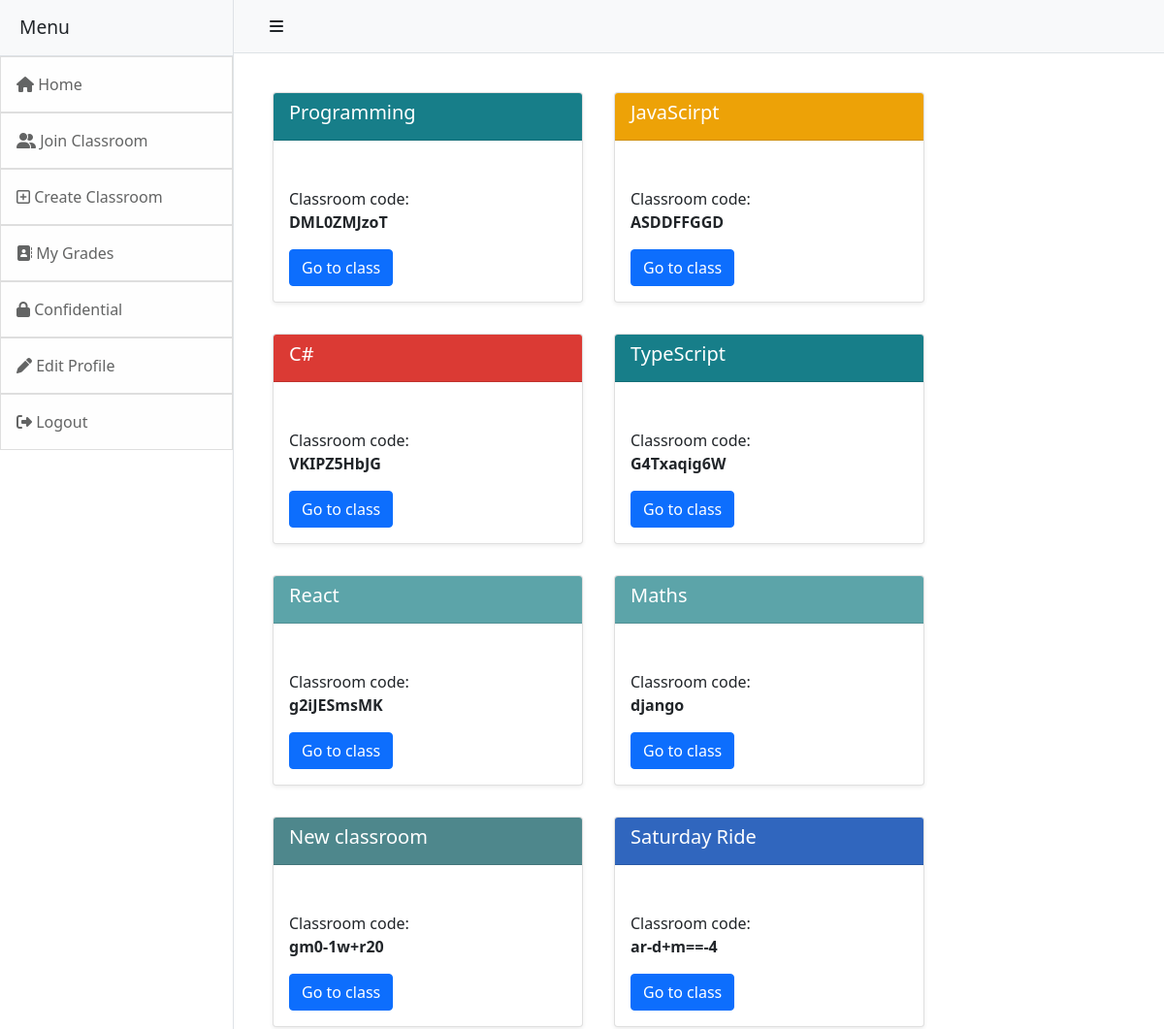
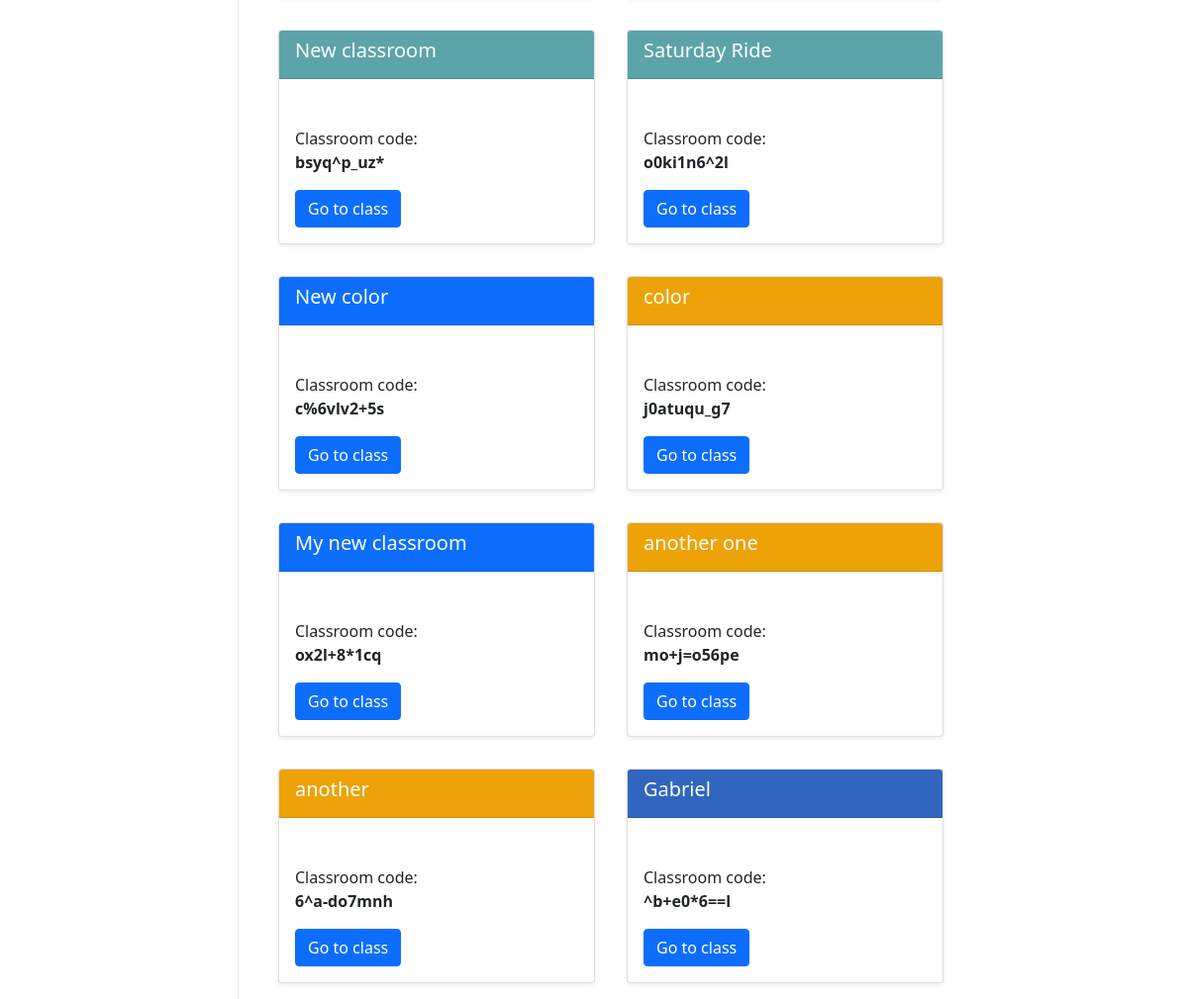
The app's page / (signed in) with its own data (2 pictures, top to bottom).
### classroom/models.py (models this page shows)
class Joined(models.Model):
    user = models.ForeignKey(User, null=True, blank=True,on_delete=models.CASCADE,)
    classroom_code = models.CharField(max_length=200)
    classroom_name = models.CharField(max_length=200)
    classroom_color = models.CharField(max_length=200,null=True, blank=True)

### classroom/views.py (the view)
# urls.py: path('',views.home_page,name='home_page'),
@login_required(login_url='login')
def home_page(request):#the room with the joined rooms
    current_user = request.user.id
    all_rooms = Joined.objects.filter(user = current_user)
    return render(request,'home_page.html',{'all_rooms':all_rooms})

### classroom/templates/home_page.html
{% extends 'base.html' %}
{% block content %}
<br>
<div class="d-flex flex-wrap">
  {% for item in all_rooms %}
    <div class="card shadow-sm bg-body rounded mx-3 my-3" style="width: 20rem;">
      <div class="card-header" style="background-color:{{item.classroom_color}};color:white">
        <h5 class="card-title">{{item.classroom_name}}</h5>
      </div>
      <div class="card-body pt-5">
        <div class="card-text">Classroom code: <p class="fw-bold">{{item.classroom_code}}</p></div>
        <a href='{% url 'room' item.classroom_code %}' class="btn btn-primary">Go to class</a>
      </div>
    </div>
  {% endfor %}
</div>
{% endblock %}

### records on screen
Joined: classroom_name "Programming", classroom_code "DML0ZMJzoT"
Joined: classroom_name "JavaScirpt", classroom_code "ASDDFFGGD"
Joined: classroom_name "C#", classroom_code "VKIPZ5HbJG"
Joined: classroom_name "TypeScript", classroom_code "G4Txaqig6W"
Joined: classroom_name "React", classroom_code "g2iJESmsMK"
Joined: classroom_name "Maths", classroom_code "django"
Joined: classroom_name "New classroom", classroom_code "gm0-1w+r20"
Joined: classroom_name "Saturday Ride", classroom_code "ar-d+m==-4"
Joined: classroom_name "New classroom", classroom_code "bsyq^p_uz*"
Joined: classroom_name "Saturday Ride", classroom_code "o0ki1n6^2l"
Joined: classroom_name "New color", classroom_code "c%6vlv2+5s"
Joined: classroom_name "color", classroom_code "j0atuqu_g7"
Joined: classroom_name "My new classroom", classroom_code "ox2l+8*1cq"
Joined: classroom_name "another one", classroom_code "mo+j=o56pe"
Joined: classroom_name "another", classroom_code "6^a-do7mnh"
Joined: classroom_name "Gabriel", classroom_code "^b+e0*6==l"
